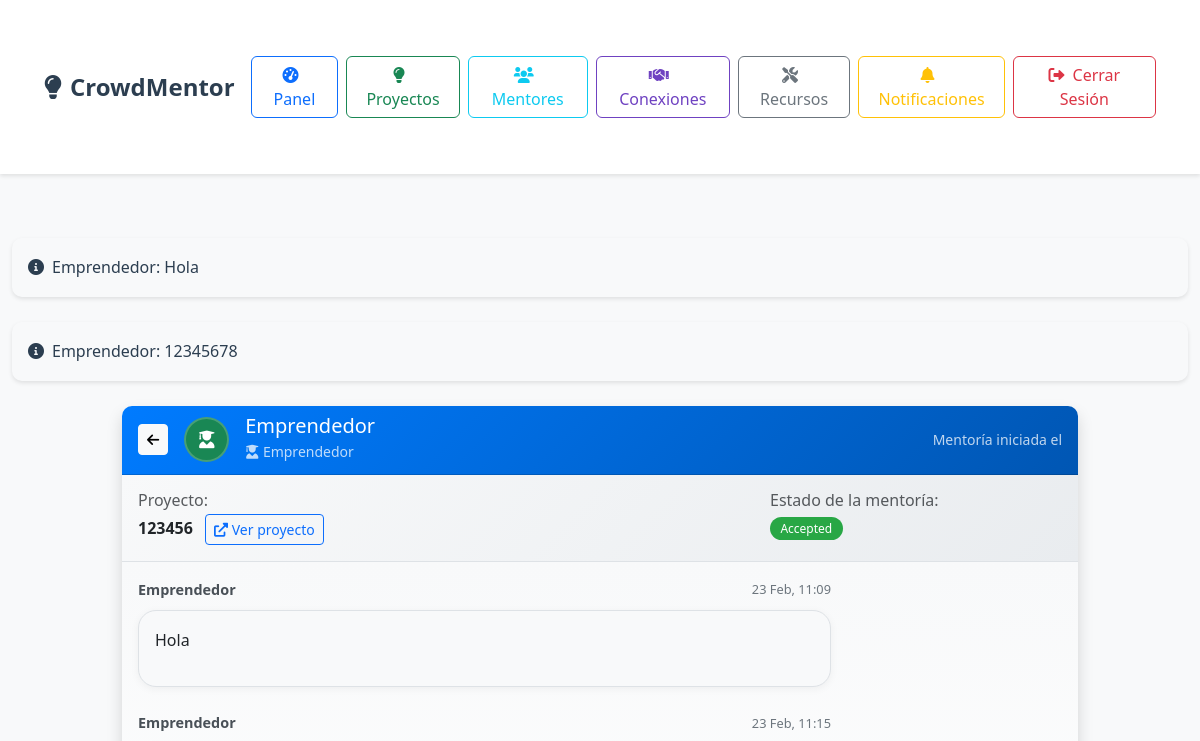
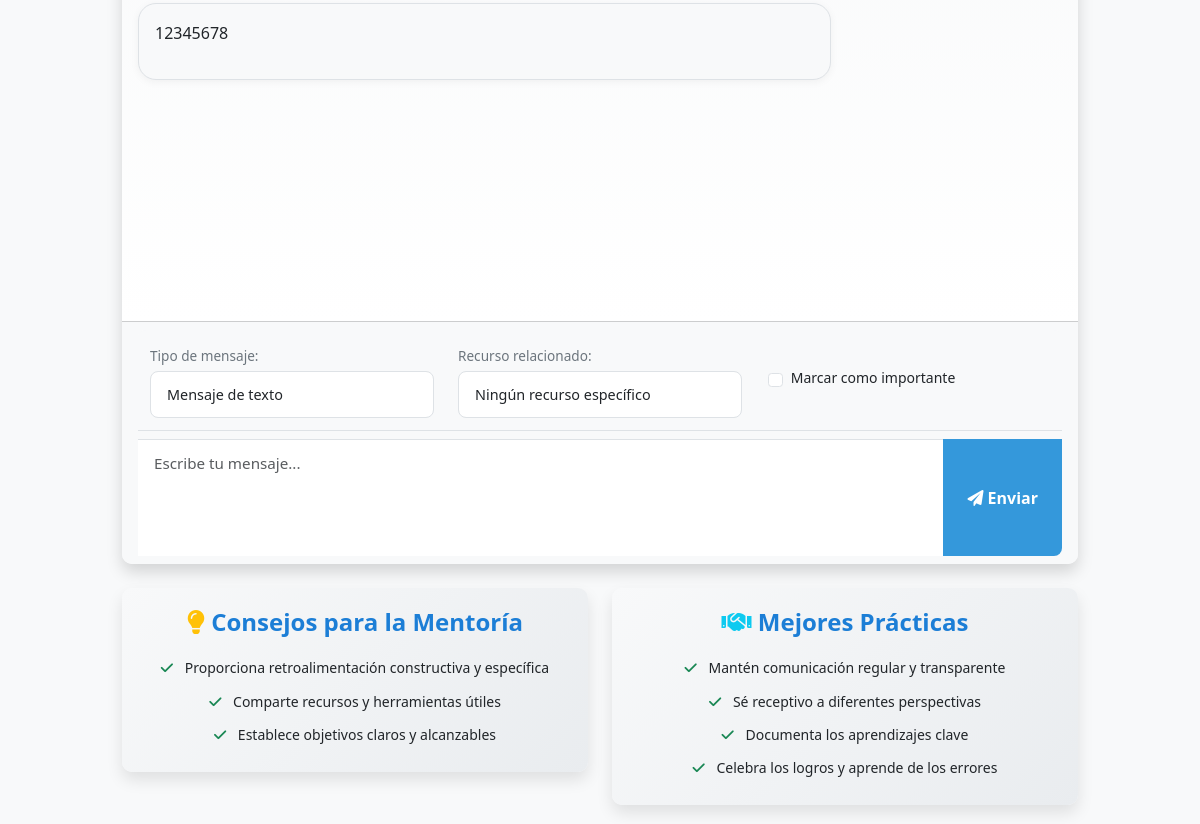
The app's page /mentorship/chat/1/ (signed in, upper part), older data (2 pictures, top to bottom).
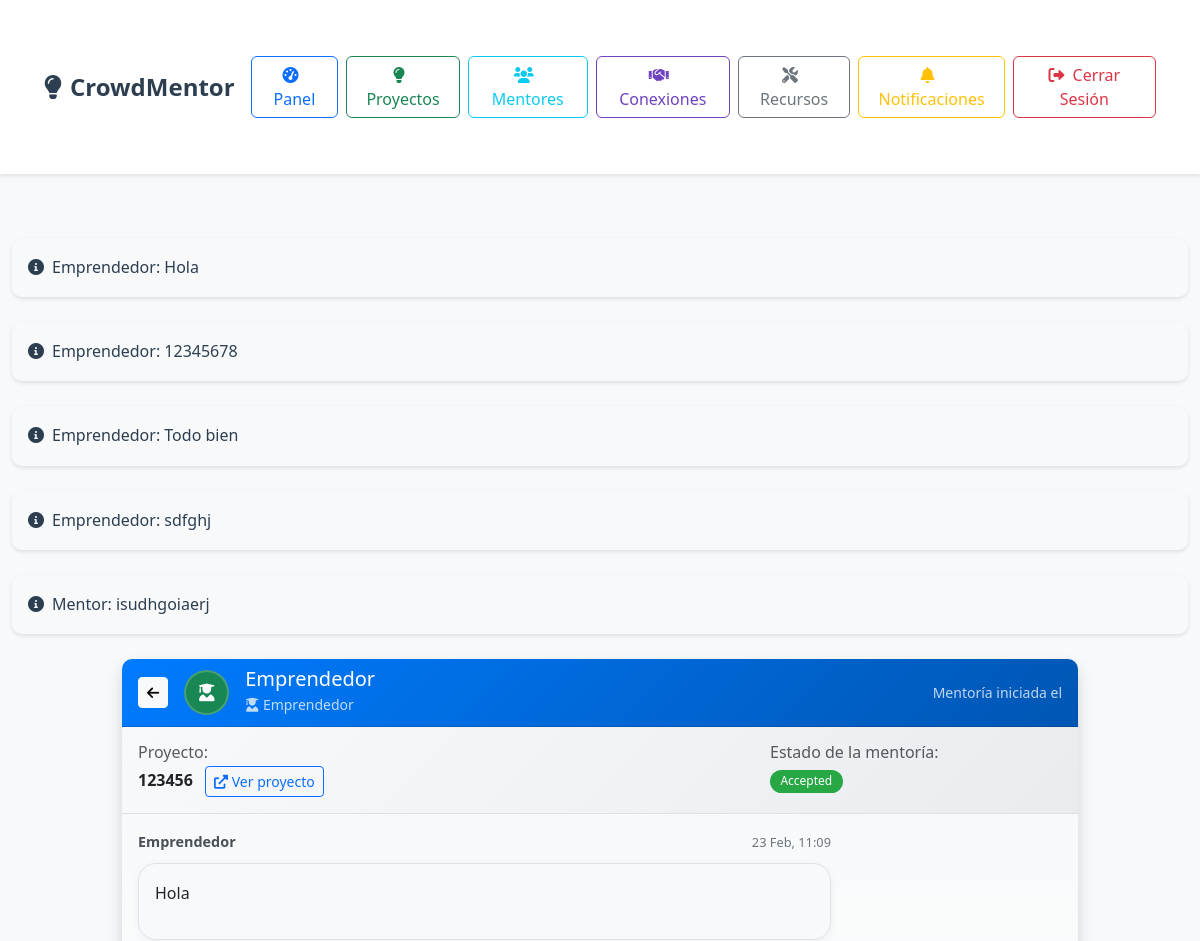
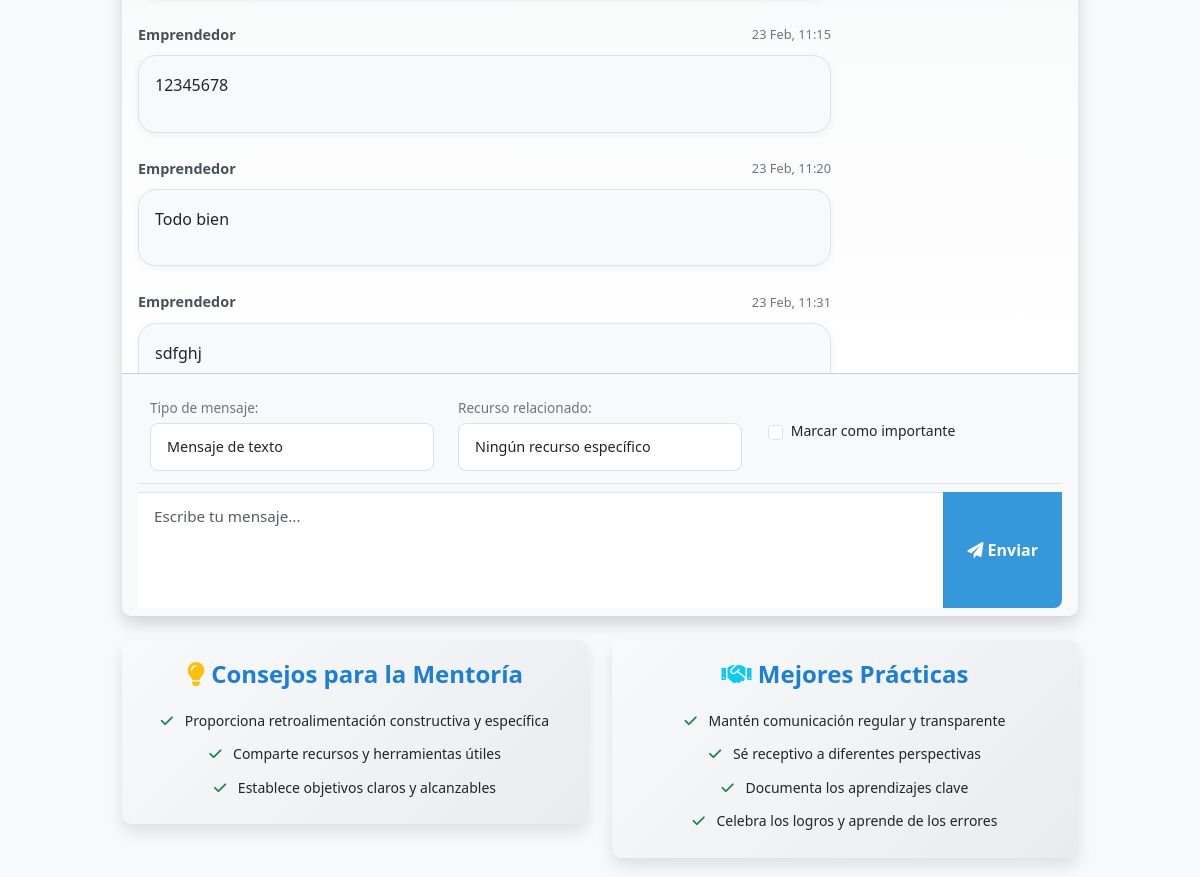
The same page, newer data (2 pictures, top to bottom).
### core/models.py (models this page shows)
class Message(models.Model):
    mentorship = models.ForeignKey(Mentorship, on_delete=models.CASCADE, related_name='messages')
    sender = models.ForeignKey(User, on_delete=models.CASCADE)
    content = models.TextField()
    MESSAGE_TYPES = (
        ('text', 'Mensaje de texto'),
        ('advice', 'Consejo/Asesoría'),
        ('feedback', 'Retroalimentación'),
        ('milestone', 'Hito del proyecto'),
        ('resource', 'Recurso compartido'),
        ('system', 'Mensaje del sistema'),
    )
    message_type = models.CharField(max_length=20, choices=MESSAGE_TYPES, default='text')
    timestamp = models.DateTimeField(auto_now_add=True)
    is_read = models.BooleanField(default=False)
    is_important = models.BooleanField(default=False)  # Para marcar mensajes importantes
    related_resource = models.ForeignKey('Resource', on_delete=models.SET_NULL, null=True, blank=True)
    class Meta:
        ordering = ['timestamp']
    def __str__(self):
        return f"{self.sender.username}: {self.content[:50]}"

### core/views.py (the view)
# urls.py: path('mentorship/chat/<int:mentorship_id>/', views.mentorship_chat, name='mentorship_chat'),
@login_required
def mentorship_chat(request, mentorship_id):
    mentorship = get_object_or_404(Mentorship, id=mentorship_id)
    if request.user != mentorship.mentor and request.user != mentorship.project.owner:
        messages.error(request, 'No tienes permiso para acceder a este chat.')
        return redirect('dashboard')
    if mentorship.status != 'accepted':
        messages.error(request, 'Esta mentoría no está activa.')
        return redirect('dashboard')
    if request.method == 'POST':
        form = MentorshipMessageForm(request.POST, user=request.user)
        if form.is_valid():
            message = form.save(commit=False)
            message.mentorship = mentorship
            message.sender = request.user
            message.save()
            recipient = mentorship.mentor if request.user == mentorship.project.owner else mentorship.project.owner
            Notification.objects.create(
                user=recipient,
                title='Nuevo mensaje de mentoría',
                message=f'{request.user.username} te ha enviado un mensaje.',
                notification_type='message',
                related_mentorship=mentorship
            )
            return redirect('mentorship_chat', mentorship_id=mentorship_id)
    else:
        form = MentorshipMessageForm(user=request.user)
    chat_messages = mentorship.messages.all().order_by('timestamp')
    mentorship.messages.filter(is_read=False).exclude(sender=request.user).update(is_read=True)
    other_user = mentorship.mentor if request.user == mentorship.project.owner else mentorship.project.owner
    current_user_type = request.user.profile.user_type if hasattr(request.user, 'profile') else None
    return render(request, 'mentorship_chat.html', {
        'mentorship': mentorship,
        'messages': chat_messages,
        'form': form,
        'other_user': other_user,
        'current_user_type': current_user_type
    })

### core/templatetags/custom_filters.py (called while the page is built)
@register.filter
def has_profile(user):
    return hasattr(user, 'profile') and user.profile is not None

@register.filter
def get_user_type(user):
    if hasattr(user, 'profile') and user.profile:
        return user.profile.user_type
    return None

### core/templates/mentorship_chat.html (shortened to what the changed rows need)
{% extends 'base.html' %}
{% load static %}
{% load tz %}
{% block extra_css %}
<link rel="stylesheet" href="{% static 'css/mentor_investor_chat.css' %}">
{% endblock %}
{% block content %}
<div class="container-fluid mt-4">
    <div class="row">
        <div class="col-md-10 mx-auto">
            <div class="card shadow">
                <div class="card-body p-0">
                    <div class="chat-container">
                        <div class="chat-messages" id="chat-messages">
                            {% for message in messages %}
                                <div class="message {% if message.sender == request.user %}sent{% else %}received{% endif %}">
                                    <div class="message-header">
                                        <div class="sender-info">
                                            <span class="sender-name">
                                                {{ message.sender.get_full_name|default:message.sender.username }}
                                            </span>
                                        </div>
                                        <div class="message-time">
                                            {{ message.timestamp|localtime|date:"d M, H:i" }}
                                        </div>
                                    </div>
                                    <div class="message-content">
                                        {{ message.content|linebreaks }}
                                    </div>
                                </div>
                            {% empty %}
                                <div class="text-center text-muted p-4">
                                    <i class="fas fa-comments fa-3x mb-3"></i>
                                    <h5>¡Comienza la conversación!</h5>
                                    <p>Este es el inicio de vuestra mentoría. ¡Compartan conocimientos y hagan crecer el proyecto juntos!</p>
                                </div>
                            {% endfor %}
                        </div>
                    </div>
                </div>
            </div>
        </div>
    </div>
</div>
{% endblock %}

### core/templates/base.html (shortened to what the changed rows need)
{% load static %}
{% load custom_filters %}
<!DOCTYPE html>
<html lang="es">
<head>
    <link href="https://cdn.jsdelivr.net/npm/bootstrap@5.3.0/dist/css/bootstrap.min.css" rel="stylesheet">
    <link rel="stylesheet" href="https://cdnjs.cloudflare.com/ajax/libs/animate.css/4.1.1/animate.min.css">
    <link rel="stylesheet" href="https://cdnjs.cloudflare.com/ajax/libs/font-awesome/6.0.0/css/all.min.css">
    <link rel="stylesheet" href="{% static 'css/styles.css' %}">
    <link rel="stylesheet" href="{% static 'css/home.css' %}">
    <link rel="stylesheet" href="{% static 'css/project_list.css' %}">
    <link rel="stylesheet" href="{% static 'css/project_detail.css' %}">
    <link rel="stylesheet" href="{% static 'css/project_create.css' %}">
    <link rel="stylesheet" href="{% static 'css/resources.css' %}">
    <link rel="stylesheet" href="{% static 'css/base.css' %}">
    {% block extra_css %}{% endblock %}
</head>
<body>
    <div class="container py-4">
        {% if messages %}
            {% for message in messages %}
                <div class="alert alert-{{ message.tags }} animate__animated animate__fadeIn">
                    <i class="fas fa-info-circle me-2"></i>{{ message }}
                </div>
            {% endfor %}
        {% endif %}
        {% block content %}
        {% endblock %}
    </div>
</body>
</html>

Row changes from the older to the newer data that the page shows:
added Message: sender+content "Emprendedor: Todo bien", sender.get_full_name "Emprendedor", timestamp "23 Feb, 11:20", content "Todo bien"
added Message: sender+content "Emprendedor: sdfghj", sender.get_full_name "Emprendedor", timestamp "23 Feb, 11:31", content "sdfghj"
added Message: sender+content "Mentor: isudhgoiaerj"
